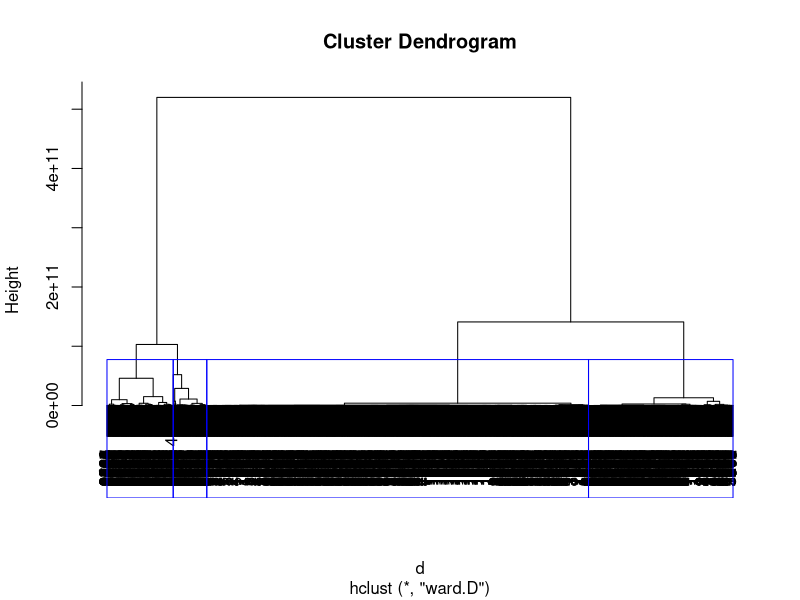
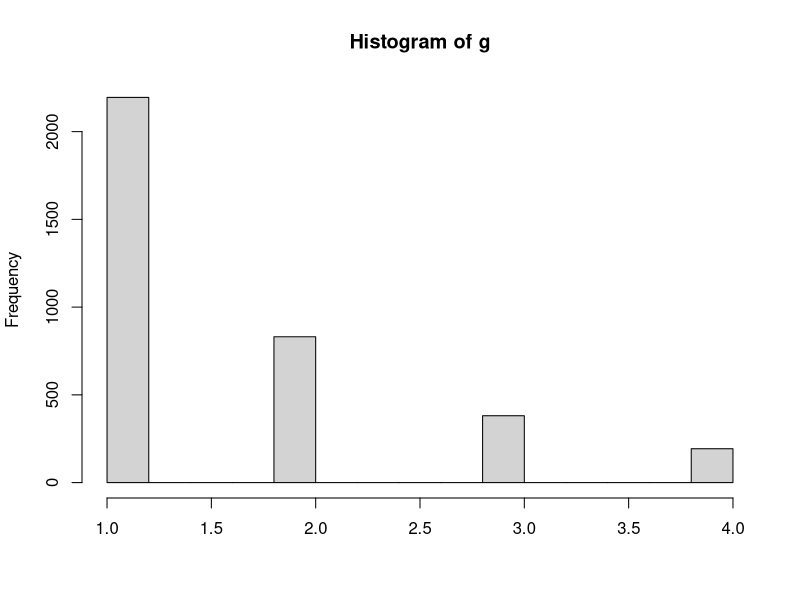

Source code (R) for these figures, in order:
#First task: 
#run both hclust and kmeans; 
#produce all related plots (e.g., dendrogram, sensitivity of tot.withinss); 
#estimate the number of clusters based on the results of hclust and kmeans; 
# discuss obtained results.

#lettura dei dati flows.csv
data<- read.csv('flows/flows1.csv')
data


################## CLUSTERING GERARCHICO ################## 

#Calcolo delle distanze euclidee:
# restituisce la matrice di distanze euclidee, cioè tutte le possibili distanze tra coppie di punti. 
d<- dist(data, method="euclidean")

# algoritmo standard di clustering gerarchico
fit <- hclust(d, method="ward.D")

#plot del dendrogramma
plot(fit)

# utilizziamo la funzione rect.hclust per mettere i rettangoli
#k è il numero di cluster che individuiamo guardando il dendrogramma
rect.hclust(fit, k=4, border = "blue")

#Taglio dell'albero: 
#l’uscita è fornita come identificativo del cluster di appartenenza per ogni punto.
g<- cutree(fit, k=4)
g

#plot(data, col=g, pch=g, cex=2) 

#distribuzione dei punti nei cluster
hist(g, xlab = "" )


################## CLUSTERING K-MEANS ################## 